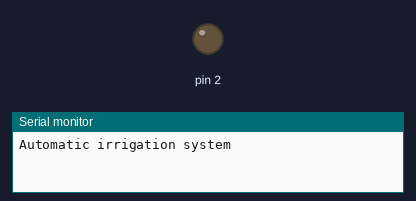
This sketch was run on a simulated Arduino Uno, built with avr-gcc and run on an emulated ATmega328P. On the bench: output pins drawn as LEDs (lit = HIGH), the last lines printed to the serial monitor.

Above: at 2.5 s.
At 7.5 s:
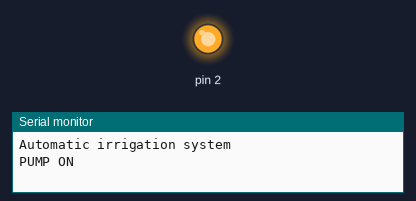
Timing chart, 0 to 13.0 s (numbered marks = the images above):
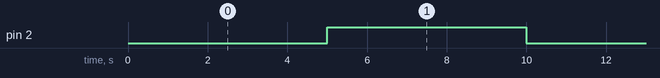

Measured:
- by itself, pin 2: alternates HIGH for 5.0 s and LOW for 5.0 s

The sketch:

plant_watering.ino
```cpp
#include "config.h"
#include "pump.h"

WaterPump pump;

int _pumpState;
unsigned long _previousMillis;

long _onTime;     // milliseconds of on-time
long _offTime;    // milliseconds of off-time

void setup() {
  _pumpState = LOW;
  _previousMillis = 0;

  _onTime = _offTime = 5000;
  //_offTime = 2000;

  Serial.begin(BAUD_DEFAULT);

  pump.Init(2);
  pump.Update(LOW);

  Serial.println("Automatic irrigation system");
}

void loop() {
  unsigned long currentMillis = millis();

  if ((_pumpState == HIGH) && (currentMillis - _previousMillis >= _onTime))
  {
    Serial.println("PUMP OFF");
    _pumpState = LOW;  // Turn it off
    _previousMillis = currentMillis;
    pump.Update(_pumpState);
  }
  else if ((_pumpState == LOW) && (currentMillis - _previousMillis >= _offTime))
  {
    Serial.println("PUMP ON");
    _pumpState = HIGH;  // turn it on
    _previousMillis = currentMillis;
    pump.Update(_pumpState);
  }
}
```

pump.cpp
```cpp
#include <Arduino.h>
#include "pump.h"

WaterPump::WaterPump()
{
}

void WaterPump::Init(int pin)
{
  pumpPin = pin;
  pinMode(pumpPin, OUTPUT);
}

void WaterPump::Update(int state)
{
    digitalWrite(pumpPin, state);
}
```

pump.h
```cpp
#ifndef WATER_PUMP_H
#define WATER_PUMP_H

class WaterPump
{

    int pumpPin;      // the number of the LED pin

public:
    WaterPump();
    void Init(int pin);
    void Update(int state);
};

#endif
```

config.h
```cpp
#ifndef CONFIG_H
#define CONFIG_H

#define DEBUG 0

#define BAUD_DEFAULT 9600  // other: 2400, 4800,  14400, 38400, 57600

#endif
```
